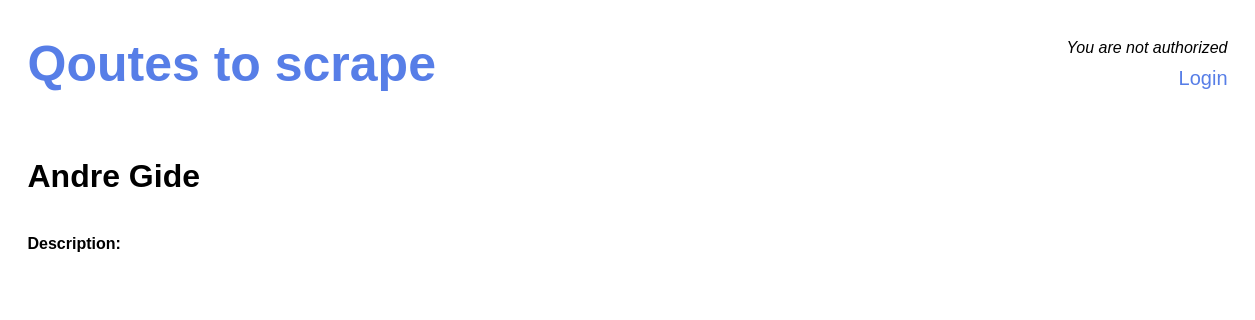
The app's page /author/Andre Gide, older data.
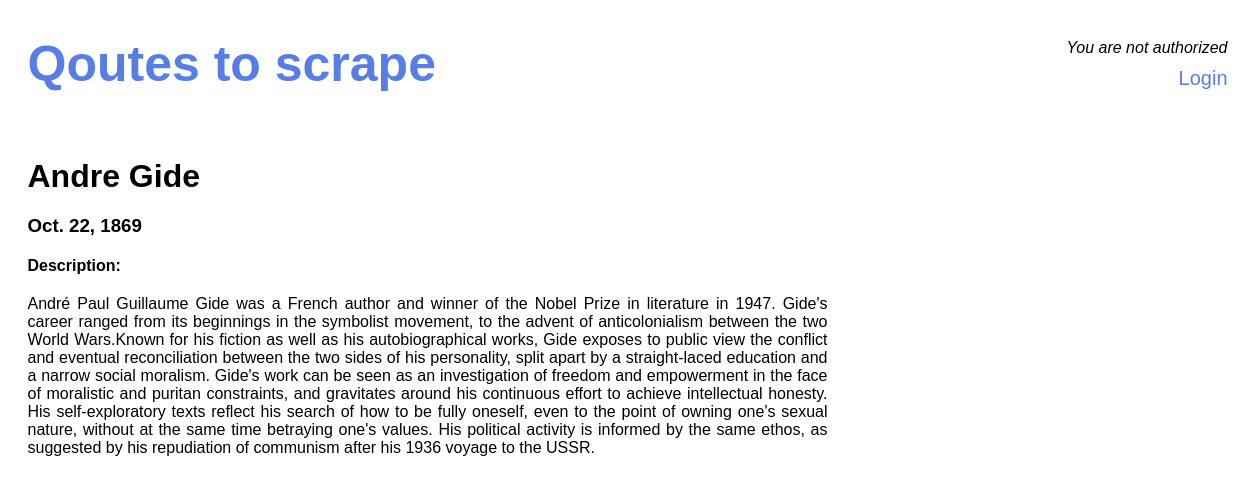
The same page, newer data.
### quotes/models.py (models this page shows, shortened)
class Writer(models.Model):
    name = models.CharField(max_length=255)
    description = models.TextField()
    birthday = models.DateField(null=True, blank=True)

### quotes/views.py (the view)
# urls.py: path('author/<str:name>', views.author, name='author'),
def author(request, name):
    all_writers = Writer.objects.all()
    writer = ''
    for i in all_writers:
        if i.name == name:
            writer = i
            break
    context = {
        'author_name': name,
        'writer': writer
    }
    return render(request, 'author_page.html', context=context)

### templates/author_page.html (shortened to what this page needs)
<!DOCTYPE html>
<html lang="en">
<head>
    {% block extra_css %}
    {% load static %}
    <link rel="stylesheet" href="{% static 'quote/styles/author_style.css' %}">
    <link rel="stylesheet" href="{% static 'quote/styles/head_style.css' %}">
    {% endblock %}
</head>
<body>
<div class="main-container">
    <header>
        <div class="quotes-to-scrape">
            <h1><a href="{% url 'main_page' %}">Qoutes to scrape</a></h1>
        </div>
        <div class="kyky">
            {% if user.is_authenticated %}
            <p>Welcome back, {{ user.username }}!</p>
            <a href="{% url 'logout' %}">Logout</a>
            {% else %}
            <p>You are not authorized</p>
            <a href="{% url 'login' %}">Login</a>
            {% endif %}
        </div>
    </header>
    <div class="cont">
        <div><h1> {{ author_name }} </h1></div>
        <div><h3> {{ writer.birthday }} </h3></div>
        <div><h4> Description: </h4></div>
        <p>
            {{ writer.description }}
        </p>
    </div>
</div>
</body>
</html>

Row changes from the older to the newer data that the page shows:
added Writer: name "Andre Gide", birthday "Oct. 22, 1869", description "André Paul Guillaume Gide was a French author and winner of the Nobel Prize in literature in 1947. Gide's career ranged from its beginnings in the symbolist movement, to the advent of anticolonialism between the two World Wars.Known for his fiction as well as his autobiographical works, Gide exposes to public view the conflict and eventual reconciliation between the two sides of his personality, split apart by a straight-laced education and a narrow social moralism. Gide's work can be seen as an investigation of freedom and empowerment in the face of moralistic and puritan constraints, and gravitates around his continuous effort to achieve intellectual honesty. His self-exploratory texts…"
Text that changed along with them:
{{ author_name }}: "Andre Gide" → (not shown)
